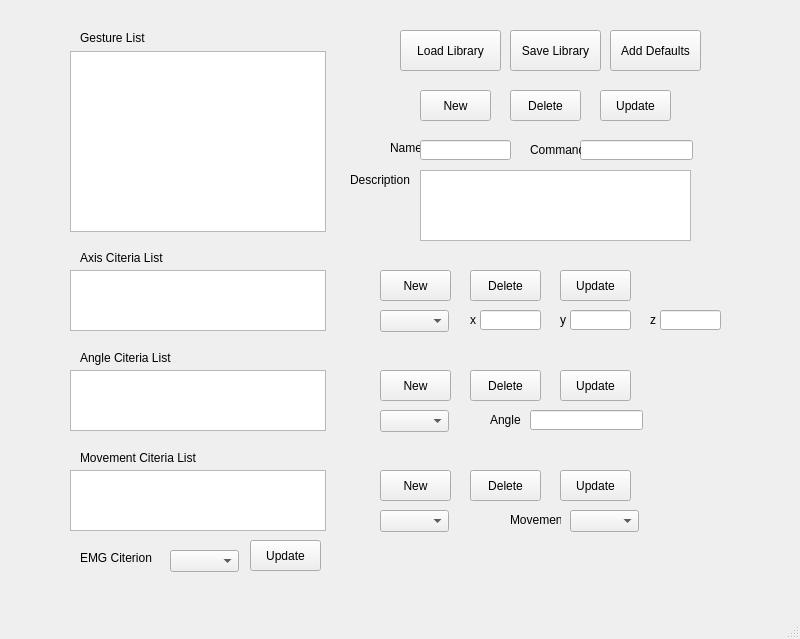
<?xml version="1.0" encoding="UTF-8"?>
<ui version="4.0">
 <class>GestureEditor</class>
 <widget class="QMainWindow" name="GestureEditor">
  <property name="geometry">
   <rect>
    <x>0</x>
    <y>0</y>
    <width>800</width>
    <height>639</height>
   </rect>
  </property>
  <property name="windowTitle">
   <string>MainWindow</string>
  </property>
  <widget class="QWidget" name="centralwidget">
   <widget class="QListView" name="angleCiteriaList">
    <property name="geometry">
     <rect>
      <x>70</x>
      <y>370</y>
      <width>256</width>
      <height>61</height>
     </rect>
    </property>
    <property name="editTriggers">
     <set>QAbstractItemView::NoEditTriggers</set>
    </property>
   </widget>
   <widget class="QLineEdit" name="zEdit">
    <property name="geometry">
     <rect>
      <x>660</x>
      <y>310</y>
      <width>61</width>
      <height>20</height>
     </rect>
    </property>
   </widget>
   <widget class="QLabel" name="label_4">
    <property name="geometry">
     <rect>
      <x>80</x>
      <y>450</y>
      <width>141</width>
      <height>16</height>
     </rect>
    </property>
    <property name="text">
     <string>Movement Citeria List</string>
    </property>
   </widget>
   <widget class="QPushButton" name="updateGestureButton">
    <property name="geometry">
     <rect>
      <x>600</x>
      <y>90</y>
      <width>71</width>
      <height>31</height>
     </rect>
    </property>
    <property name="text">
     <string>Update</string>
    </property>
   </widget>
   <widget class="QListView" name="gestureList">
    <property name="geometry">
     <rect>
      <x>70</x>
      <y>51</y>
      <width>256</width>
      <height>181</height>
     </rect>
    </property>
    <property name="editTriggers">
     <set>QAbstractItemView::NoEditTriggers</set>
    </property>
   </widget>
   <widget class="QComboBox" name="axisBox">
    <property name="geometry">
     <rect>
      <x>380</x>
      <y>310</y>
      <width>69</width>
      <height>22</height>
     </rect>
    </property>
   </widget>
   <widget class="QLabel" name="label_5">
    <property name="geometry">
     <rect>
      <x>470</x>
      <y>310</y>
      <width>16</width>
      <height>20</height>
     </rect>
    </property>
    <property name="text">
     <string>x</string>
    </property>
   </widget>
   <widget class="QPushButton" name="updateMoveButton">
    <property name="geometry">
     <rect>
      <x>560</x>
      <y>470</y>
      <width>71</width>
      <height>31</height>
     </rect>
    </property>
    <property name="text">
     <string>Update</string>
    </property>
   </widget>
   <widget class="QPushButton" name="loadLibButton">
    <property name="geometry">
     <rect>
      <x>400</x>
      <y>30</y>
      <width>101</width>
      <height>41</height>
     </rect>
    </property>
    <property name="text">
     <string>Load Library</string>
    </property>
   </widget>
   <widget class="QPushButton" name="deleteAxisButton">
    <property name="geometry">
     <rect>
      <x>470</x>
      <y>270</y>
      <width>71</width>
      <height>31</height>
     </rect>
    </property>
    <property name="text">
     <string>Delete</string>
    </property>
   </widget>
   <widget class="QLabel" name="label_8">
    <property name="geometry">
     <rect>
      <x>490</x>
      <y>410</y>
      <width>31</width>
      <height>20</height>
     </rect>
    </property>
    <property name="text">
     <string>Angle</string>
    </property>
   </widget>
   <widget class="QLabel" name="label_10">
    <property name="geometry">
     <rect>
      <x>390</x>
      <y>140</y>
      <width>31</width>
      <height>16</height>
     </rect>
    </property>
    <property name="text">
     <string>Name</string>
    </property>
   </widget>
   <widget class="QLabel" name="label_9">
    <property name="geometry">
     <rect>
      <x>510</x>
      <y>510</y>
      <width>51</width>
      <height>20</height>
     </rect>
    </property>
    <property name="text">
     <string>Movement</string>
    </property>
   </widget>
   <widget class="QPushButton" name="saveLibButton">
    <property name="geometry">
     <rect>
      <x>510</x>
      <y>30</y>
      <width>91</width>
      <height>41</height>
     </rect>
    </property>
    <property name="text">
     <string>Save Library</string>
    </property>
   </widget>
   <widget class="QPushButton" name="newAxisButton">
    <property name="geometry">
     <rect>
      <x>380</x>
      <y>270</y>
      <width>71</width>
      <height>31</height>
     </rect>
    </property>
    <property name="text">
     <string>New</string>
    </property>
   </widget>
   <widget class="QLineEdit" name="angleEdit">
    <property name="geometry">
     <rect>
      <x>530</x>
      <y>410</y>
      <width>113</width>
      <height>20</height>
     </rect>
    </property>
    <property name="inputMethodHints">
     <set>Qt::ImhDigitsOnly</set>
    </property>
   </widget>
   <widget class="QPushButton" name="addDefaultButton">
    <property name="geometry">
     <rect>
      <x>610</x>
      <y>30</y>
      <width>91</width>
      <height>41</height>
     </rect>
    </property>
    <property name="text">
     <string>Add Defaults</string>
    </property>
   </widget>
   <widget class="QPushButton" name="newAngleButton">
    <property name="geometry">
     <rect>
      <x>380</x>
      <y>370</y>
      <width>71</width>
      <height>31</height>
     </rect>
    </property>
    <property name="text">
     <string>New</string>
    </property>
   </widget>
   <widget class="QLineEdit" name="commandEdit">
    <property name="geometry">
     <rect>
      <x>580</x>
      <y>140</y>
      <width>113</width>
      <height>20</height>
     </rect>
    </property>
   </widget>
   <widget class="QPushButton" name="updateAxisButton">
    <property name="geometry">
     <rect>
      <x>560</x>
      <y>270</y>
      <width>71</width>
      <height>31</height>
     </rect>
    </property>
    <property name="text">
     <string>Update</string>
    </property>
   </widget>
   <widget class="QLabel" name="label_11">
    <property name="geometry">
     <rect>
      <x>530</x>
      <y>140</y>
      <width>51</width>
      <height>20</height>
     </rect>
    </property>
    <property name="text">
     <string>Command</string>
    </property>
   </widget>
   <widget class="QPushButton" name="deleteMoveButton">
    <property name="geometry">
     <rect>
      <x>470</x>
      <y>470</y>
      <width>71</width>
      <height>31</height>
     </rect>
    </property>
    <property name="text">
     <string>Delete</string>
    </property>
   </widget>
   <widget class="QPlainTextEdit" name="descriptionEdit">
    <property name="enabled">
     <bool>true</bool>
    </property>
    <property name="geometry">
     <rect>
      <x>420</x>
      <y>170</y>
      <width>271</width>
      <height>71</height>
     </rect>
    </property>
    <property name="plainText">
     <string/>
    </property>
    <property name="overwriteMode">
     <bool>true</bool>
    </property>
   </widget>
   <widget class="QPushButton" name="updateAngleButton">
    <property name="geometry">
     <rect>
      <x>560</x>
      <y>370</y>
      <width>71</width>
      <height>31</height>
     </rect>
    </property>
    <property name="text">
     <string>Update</string>
    </property>
   </widget>
   <widget class="QLabel" name="label_6">
    <property name="geometry">
     <rect>
      <x>560</x>
      <y>310</y>
      <width>16</width>
      <height>20</height>
     </rect>
    </property>
    <property name="text">
     <string>y</string>
    </property>
   </widget>
   <widget class="QPushButton" name="deleteAngleButton">
    <property name="geometry">
     <rect>
      <x>470</x>
      <y>370</y>
      <width>71</width>
      <height>31</height>
     </rect>
    </property>
    <property name="text">
     <string>Delete</string>
    </property>
   </widget>
   <widget class="QLabel" name="label_12">
    <property name="geometry">
     <rect>
      <x>350</x>
      <y>170</y>
      <width>71</width>
      <height>20</height>
     </rect>
    </property>
    <property name="text">
     <string>Description</string>
    </property>
   </widget>
   <widget class="QComboBox" name="jointBox">
    <property name="geometry">
     <rect>
      <x>380</x>
      <y>410</y>
      <width>69</width>
      <height>22</height>
     </rect>
    </property>
   </widget>
   <widget class="QPushButton" name="deleteGestureButton">
    <property name="geometry">
     <rect>
      <x>510</x>
      <y>90</y>
      <width>71</width>
      <height>31</height>
     </rect>
    </property>
    <property name="text">
     <string>Delete</string>
    </property>
   </widget>
   <widget class="QLineEdit" name="xEdit">
    <property name="geometry">
     <rect>
      <x>480</x>
      <y>310</y>
      <width>61</width>
      <height>20</height>
     </rect>
    </property>
   </widget>
   <widget class="QLabel" name="label_3">
    <property name="geometry">
     <rect>
      <x>80</x>
      <y>350</y>
      <width>111</width>
      <height>16</height>
     </rect>
    </property>
    <property name="text">
     <string>Angle Citeria List</string>
    </property>
   </widget>
   <widget class="QLineEdit" name="yEdit">
    <property name="geometry">
     <rect>
      <x>570</x>
      <y>310</y>
      <width>61</width>
      <height>20</height>
     </rect>
    </property>
   </widget>
   <widget class="QLineEdit" name="nameEdit">
    <property name="geometry">
     <rect>
      <x>420</x>
      <y>140</y>
      <width>91</width>
      <height>20</height>
     </rect>
    </property>
   </widget>
   <widget class="QPushButton" name="newMoveButton">
    <property name="geometry">
     <rect>
      <x>380</x>
      <y>470</y>
      <width>71</width>
      <height>31</height>
     </rect>
    </property>
    <property name="text">
     <string>New</string>
    </property>
   </widget>
   <widget class="QComboBox" name="moveBox">
    <property name="geometry">
     <rect>
      <x>570</x>
      <y>510</y>
      <width>69</width>
      <height>22</height>
     </rect>
    </property>
   </widget>
   <widget class="QListView" name="axisCiteriaList">
    <property name="geometry">
     <rect>
      <x>70</x>
      <y>270</y>
      <width>256</width>
      <height>61</height>
     </rect>
    </property>
    <property name="editTriggers">
     <set>QAbstractItemView::NoEditTriggers</set>
    </property>
   </widget>
   <widget class="QComboBox" name="jointBox2">
    <property name="geometry">
     <rect>
      <x>380</x>
      <y>510</y>
      <width>69</width>
      <height>22</height>
     </rect>
    </property>
   </widget>
   <widget class="QLabel" name="label">
    <property name="geometry">
     <rect>
      <x>80</x>
      <y>30</y>
      <width>111</width>
      <height>16</height>
     </rect>
    </property>
    <property name="text">
     <string>Gesture List</string>
    </property>
   </widget>
   <widget class="QLabel" name="label_7">
    <property name="geometry">
     <rect>
      <x>650</x>
      <y>310</y>
      <width>16</width>
      <height>20</height>
     </rect>
    </property>
    <property name="text">
     <string>z</string>
    </property>
   </widget>
   <widget class="QPushButton" name="newGestureButton">
    <property name="geometry">
     <rect>
      <x>420</x>
      <y>90</y>
      <width>71</width>
      <height>31</height>
     </rect>
    </property>
    <property name="text">
     <string>New</string>
    </property>
   </widget>
   <widget class="QLabel" name="label_2">
    <property name="geometry">
     <rect>
      <x>80</x>
      <y>250</y>
      <width>111</width>
      <height>16</height>
     </rect>
    </property>
    <property name="text">
     <string>Axis Citeria List</string>
    </property>
   </widget>
   <widget class="QListView" name="movementCiteriaList">
    <property name="geometry">
     <rect>
      <x>70</x>
      <y>470</y>
      <width>256</width>
      <height>61</height>
     </rect>
    </property>
    <property name="editTriggers">
     <set>QAbstractItemView::NoEditTriggers</set>
    </property>
   </widget>
   <widget class="QLabel" name="label_13">
    <property name="geometry">
     <rect>
      <x>80</x>
      <y>550</y>
      <width>141</width>
      <height>16</height>
     </rect>
    </property>
    <property name="text">
     <string>EMG Citerion</string>
    </property>
   </widget>
   <widget class="QComboBox" name="EMGBox">
    <property name="geometry">
     <rect>
      <x>170</x>
      <y>550</y>
      <width>69</width>
      <height>22</height>
     </rect>
    </property>
   </widget>
   <widget class="QPushButton" name="updateEMGButton">
    <property name="geometry">
     <rect>
      <x>250</x>
      <y>540</y>
      <width>71</width>
      <height>31</height>
     </rect>
    </property>
    <property name="text">
     <string>Update</string>
    </property>
   </widget>
  </widget>
  <widget class="QMenuBar" name="menubar">
   <property name="geometry">
    <rect>
     <x>0</x>
     <y>0</y>
     <width>800</width>
     <height>23</height>
    </rect>
   </property>
  </widget>
  <widget class="QStatusBar" name="statusbar"/>
 </widget>
 <resources/>
 <connections/>
</ui>
